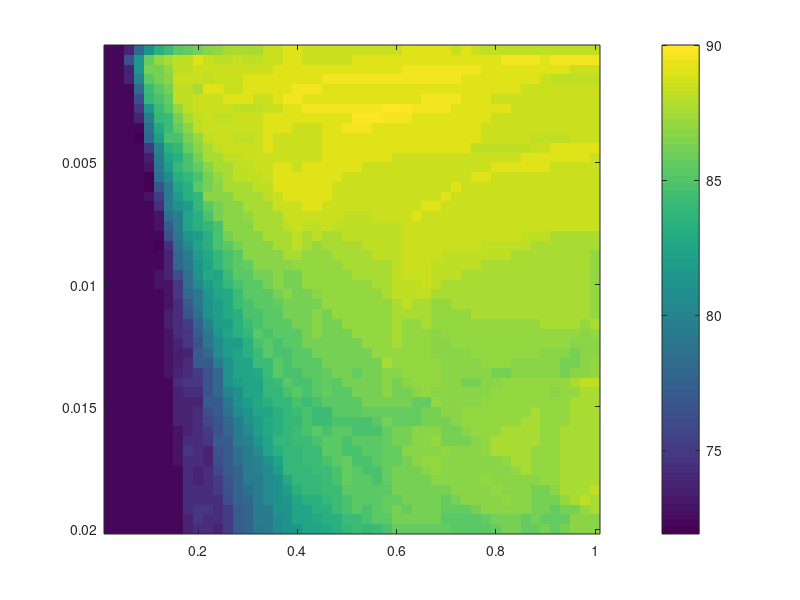
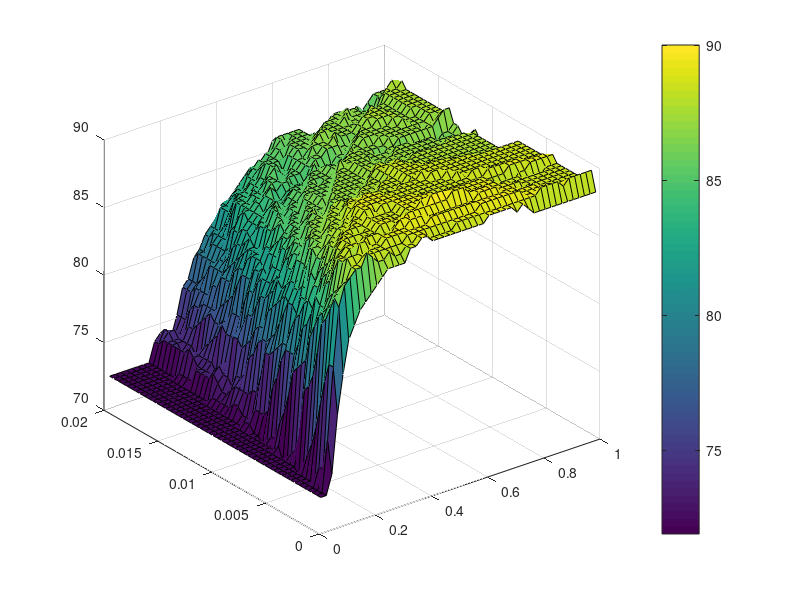

These charts were generated, in order, by the following MATLAB code:
close all; clear; clc;


path(pwd, path);
path('/home/phil/local/matlab', path);
load('student-scores.mat');


% 5.1.2

% div = 20;
% 
% z = [0 0];
% grid = zeros(101);
% x = [(0:100) - 50; zeros(1, 101)];
% x = x/div;
% 
% sigma = [0.1 0.2 0.5 1 1.5 2];
% 
% h1 = figure
% for k = 1:size(sigma,2)
%     
%     for i=1:101
%         x(2, :) = (i*ones(1, 101) - 51)/div;
%         grid(i, :) = gaussian_kernel(x, z, sigma(k));
%     end
% 
%     ax = (-50:50)/div;
%     figure(h1)
%     subplot(2, 3, k)
%     imagesc(ax, ax, grid)
%     
%     title(['\sigma = ' num2str(sigma(k))])
%     
%     h2 = figure
%     surf(ax, ax, grid)
%     title(['\sigma = ' num2str(sigma(k))])
%     colorbar('location','southoutside')
%     
%     cd images;
%     saveas(h2, ['surf_' sprintf('%02d', sigma(k)*1/sigma(1)) '.pdf'], 'pdf')
%     cd ..;
%     close
% 
% 
% end



% 5.2.1


% add libsvm matlab folder to path, cd to the appropriate folder
% cd libsvm-3.12/matlab
% LIBSVM = pwd;
% cd ../..
% path(LIBSVM, path);
% colormap(hsv(3));
% 
% SVM = svmtrain(training(3,:)', training(1:2, :)', '-s 0 -t 0 -c 1');
% 
% SVs = SVM.SVs;
% sv_coef = SVM.sv_coef;
% 
% 
% 
% scatter(SVs(:, 1), SVs(:, 2), 25, '<')
% 
% h = showBoundary(100, 100, SVM, '');
% 
% title('Decision boundary for linear soft margin SVM')
% cd images
% saveas(h, 'boundary_linear.pdf', 'pdf')
% cd ..
% close(h);
% 
% h = figure;
% [predicted_label, accuracy, scc] = svmpredict(training(3,:)', training(1:2,:)', SVM);
% scatter(training(1,:), training(2,:), 25, predicted_label)
% hold;
% scatter(training(1,:), training(2,:), 100, training(3,:), '<')
% colormap(hsv(3))
% title({'Prediction (circles) and labels (triangles) for training'; ['Classification rate:', num2str(accuracy(1))]})
% cd images
% saveas(h, '5_2_1_training.pdf', 'pdf')
% cd ..
% 
% 
% h = figure;
% [predicted_label, accuracy, scc] = svmpredict(test(3,:)', test(1:2,:)', SVM);
% scatter(test(1,:), test(2,:), 25, predicted_label)
% hold;
% scatter(test(1,:), test(2,:), 100, test(3,:), '<')
% colormap(hsv(3))
% title({'Prediction (circles) and labels (triangles) for test'; ['Classification rate: ' num2str(accuracy(1))]})
% cd images
% saveas(h, '5_2_1_test.pdf', 'pdf')
% cd ..
% close all

% 5.2.2

% gamma = [0.005 0.01 0.02 0.1 0.5 1];
% sigma = sqrt(2*gamma);
% 
% h1 = figure('Position',[100, 100, 700,900]);
% h2 = figure('Position',[100, 100, 700,900]);
% h3 = zeros(1, 6);
% 
% cd images
% 
% 
% 
% for k=1:size(gamma, 2);
%     libsvm_options = ['-s 0 -t 2 -c 1 -g ' num2str(gamma(k))];
%     SVM = svmtrain(training(3,:)', training(1:2, :)', libsvm_options);
% 
%     SVs = SVM.SVs;
%     sv_coef = SVM.sv_coef;
% 
%     
%     figure(h1);
%     subplot(3, 2, k);
%     [predicted_label, accuracy, scc] = svmpredict(training(3,:)', training(1:2,:)', SVM);
%     scatter(training(1,:), training(2,:), 25, predicted_label)
%     hold;
%     scatter(training(1,:), training(2,:), 100, training(3,:), '<')
%     title({['\gamma: ' num2str(gamma(k)) ', \sigma: ' num2str(sigma(k))]; ...
%            ['Classification rate: ' num2str(accuracy(1))]})
%     colormap(hsv(3))
%     
%     
%     figure(h2);
%     subplot(3, 2, k);
%     [predicted_label, accuracy, scc] = svmpredict(test(3,:)', test(1:2,:)', SVM);
%     scatter(test(1,:), test(2,:), 25, predicted_label)
%     hold;
%     scatter(test(1,:), test(2,:), 100, test(3,:), '<')
%     title({['\gamma: ' num2str(gamma(k)) ', \sigma: ' num2str(sigma(k))]; ...
%            ['Classification rate: ' num2str(accuracy(1))]})
%     colormap(hsv(3))
%     
% 
%     
%     
%     plottitle = ['\gamma: ' num2str(gamma(k)) ', \sigma: ' num2str(sigma(k))];
%     h3(k) = showBoundary(100, 100, SVM, plottitle);
%     
%     
% end
% 
% h3_bnd = figs2subplots(h3(:), [3 2]);
% close(h3(:));
% colormap(hsv(3));
% 
% % saveas(h1, 'training_gamma.pdf', 'pdf');
% % saveas(h2, 'test_gamma.pdf', 'pdf');
% % saveas(h3, 'boundary_gamma.pdf', 'pdf');
% 
% 
% c = [0.2 0.5 1 2 3 100000];
% 
% h4 = figure('Position',[100, 100, 700,900]);
% h5 = figure('Position',[100, 100, 700,900]);
% h6 = zeros(1, 6);
% 
% for k=1:size(c, 2);
%     libsvm_options = ['-s 0 -t 2 -c '  num2str(c(k)) ' -g 0.01'];
%     SVM = svmtrain(training(3,:)', training(1:2, :)', libsvm_options);
% 
%     SVs = SVM.SVs;
%     sv_coef = SVM.sv_coef;
% 
%     
%     figure(h4);
%     subplot(3, 2, k);
%     [predicted_label, accuracy, scc] = svmpredict(training(3,:)', training(1:2,:)', SVM);
%     scatter(training(1,:), training(2,:), 25, predicted_label)
%     hold;
%     scatter(training(1,:), training(2,:), 100, training(3,:), '<')
%     title({['c: ' num2str(c(k))]; ...
%            ['Classification rate: ' num2str(accuracy(1))]})
%     colormap(hsv(3))
%     
%     
%     figure(h5);
%     subplot(3, 2, k);
%     [predicted_label, accuracy, scc] = svmpredict(test(3,:)', test(1:2,:)', SVM);
%     scatter(test(1,:), test(2,:), 25, predicted_label)
%     hold;
%     scatter(test(1,:), test(2,:), 100, test(3,:), '<')
%     title({['c: ' num2str(c(k))]; ...
%            ['Classification rate: ' num2str(accuracy(1))]})
%     colormap(hsv(3))
%     
% 
%     
%     
%     plottitle = ['C: ' num2str(c(k))];
%     h6(k) = showBoundary(100, 100, SVM, plottitle);
%     
%     
% end
% 
% h3_bnd = figs2subplots(h6(:), [3 2]);
% colormap(hsv(3));
% close(h6(:));

% saveas(h1, 'training_c.pdf', 'pdf');
% saveas(h2, 'test_c.pdf', 'pdf');
% saveas(h3, 'boundary_c.pdf', 'pdf');
% close all

% cd ..




% 5.2.3
bins = 50;
c = (1:50)/50;
gamma = (1:50)/2500;
[C, GAMMA] = meshgrid(c, gamma);

grid = zeros(bins,bins);
for i=1:bins
    for j=1:bins
        libsvm_options = ['-q -v 10 -s 0 -t 2 -c '  num2str(C(i,j)) ' -g ' num2str((GAMMA(i,j)))];
        SVM = svmtrain(training(3,:)', training(1:2, :)', libsvm_options);
        % [predicted_label, accuracy, scc] = svmpredict(test(3,:)', test(1:2,:)', SVM);
        grid(i,j) = SVM; %accuracy(1);
    end
end


imagesc(c, gamma, grid)
colorbar
figure
surf(c, gamma, grid)
colorbar
















